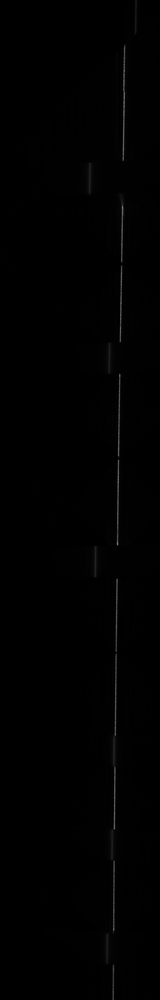
#> input picture data/daheng/frame_009809.tif, 160 x 1000 px, shrunk from 480 x 3000 before the run
$ python -i red_filter_preprocess_v3_reusable.py   (imports and definitions only)
#> lines starting #> are read from the running program, lines starting #| are printed output that depends on the picture; after the words box and inside, x2 and y2 are one past the last pixel; in counts of white or black regions, pixels touching at a corner belong together
from __future__ import annotations

from dataclasses import dataclass
from pathlib import Path
from typing import Optional

import cv2
import numpy as np


@dataclass(frozen=True)
class RedFilterPreprocessV3Config:
    """
    双分支 red-filter 预处理配置。

    分支A（red branch）:
    - 延续 v2 的红差分思路，用于抑制背景与反光噪声。

    分支B（ridge branch）:
    - 针对白色/浅色表面弱激光线进行局部亮度增强，避免只靠红差分导致的漏检。

    最终输出:
    - normalized_gray_raw: 两分支融合后的“保真输入”，建议用于亚像素定位。
    - normalized_gray: 在 raw 基础上做轻量噪声清理后的结果，建议用于候选掩膜。
    """

    # A) red branch
    red_mix_green: float = 0.05
    red_mix_blue: float = 0.05
    red_blur_kernel: int = 51
    red_use_top_hat: bool = True
    red_top_hat_kernel: int = 13
    red_top_hat_gain: float = 1.0
    red_base_gain: float = 0.7
    red_use_clahe: bool = False
    red_clahe_clip_limit: float = 2.5
    red_clahe_tile_grid_size: int = 8
    red_normalize_percentile_low: float = 0.3
    red_normalize_percentile_high: float = 99.8

    # B) ridge branch
    ridge_source_mode: str = "max_rg"  # {"r_only", "gray", "max_rg"}
    ridge_blur_kernel: int = 41
    ridge_use_top_hat: bool = True
    ridge_top_hat_kernel: int = 15
    ridge_top_hat_gain: float = 0.9
    ridge_local_window: int = 31
    ridge_local_gain: float = 1.1
    ridge_background_gain: float = 0.8
    ridge_base_gain: float = 0.4
    ridge_use_clahe: bool = False
    ridge_clahe_clip_limit: float = 2.0
    ridge_clahe_tile_grid_size: int = 8
    ridge_normalize_percentile_low: float = 0.2
    ridge_normalize_percentile_high: float = 99.8

    # C) fusion
    fusion_mode: str = "weighted_max"  # {"weighted_max", "blend"}
    fusion_red_weight: float = 1.0
    fusion_ridge_weight: float = 0.95
    fused_normalize_percentile_low: float = 0.2
    fused_normalize_percentile_high: float = 99.85

    # D) optional noise filter for normalized_gray
    use_noise_filter: bool = True
    noise_threshold: int = 20
    noise_min_area: int = 20
    noise_min_width: int = 12
    noise_min_aspect: float = 2.0
    noise_open_kernel: int = 3
    noise_median_kernel: int = 3

    # Seed preserve: protect bright/short true line fragments from being removed.
    preserve_seed_threshold: int = 34
    preserve_seed_min_area: int = 8
    preserve_seed_min_long_edge: int = 10


@dataclass(frozen=True)
class RedFilterPreprocessV3Result:
    undistorted_image: np.ndarray
    updated_camera_matrix: Optional[np.ndarray]

    red_difference: np.ndarray
    background_estimate: np.ndarray
    background_suppressed: np.ndarray
    contrast_enhanced: np.ndarray
    normalized_red_branch: np.ndarray

    ridge_source: np.ndarray
    ridge_background_estimate: np.ndarray
    ridge_background_suppressed: np.ndarray
    ridge_local_residual: np.ndarray
    ridge_contrast_enhanced: np.ndarray
    normalized_ridge_branch: np.ndarray

    normalized_gray_raw: np.ndarray
    normalized_gray: np.ndarray
    candidate_seed_mask: np.ndarray


def _ensure_odd(value: int) -> int:
    value = int(value)
    return value if value % 2 == 1 else value + 1


def _clip_u8(image: np.ndarray) -> np.ndarray:
    return np.clip(image, 0, 255).astype(np.uint8)


def _undistort_if_needed(
    image_bgr: np.ndarray,
    camera_matrix: Optional[np.ndarray],
    dist_coeffs: Optional[np.ndarray],
) -> tuple[np.ndarray, Optional[np.ndarray]]:
    if camera_matrix is None or dist_coeffs is None:
        return image_bgr.copy(), None

    h, w = image_bgr.shape[:2]
    new_camera_matrix, _ = cv2.getOptimalNewCameraMatrix(
        camera_matrix,
        dist_coeffs,
        (w, h),
        1,
        (w, h),
    )
    undistorted = cv2.undistort(
        image_bgr,
        camera_matrix,
        dist_coeffs,
        None,
        new_camera_matrix,
    )
    return undistorted, new_camera_matrix


def _compute_red_difference(image_bgr: np.ndarray, green_weight: float, blue_weight: float) -> np.ndarray:
    b_channel, g_channel, r_channel = cv2.split(image_bgr)
    red_difference = (
        r_channel.astype(np.float32)
        - float(green_weight) * g_channel.astype(np.float32)
        - float(blue_weight) * b_channel.astype(np.float32)
    )
    return _clip_u8(red_difference)


def _choose_ridge_source(image_bgr: np.ndarray, mode: str) -> np.ndarray:
    _, _, r_channel = cv2.split(image_bgr)
    gray = cv2.cvtColor(image_bgr, cv2.COLOR_BGR2GRAY)

    if mode == "r_only":
        return r_channel.copy()
    if mode == "gray":
        return gray
    if mode == "max_rg":
        return np.maximum(r_channel, gray)
    raise ValueError(f"Unsupported ridge_source_mode: {mode}")


def _suppress_background(image_gray: np.ndarray, blur_kernel: int) -> tuple[np.ndarray, np.ndarray]:
    blur_kernel = _ensure_odd(blur_kernel)
    background = cv2.GaussianBlur(image_gray, (blur_kernel, blur_kernel), 0)
    suppressed = cv2.subtract(image_gray, background)
    return background, suppressed


def _compute_local_residual(image_gray: np.ndarray, window: int) -> np.ndarray:
    window = _ensure_odd(window)
    local_mean = cv2.blur(image_gray.astype(np.float32), (window, window))
    residual = image_gray.astype(np.float32) - local_mean
    residual = np.maximum(residual, 0.0)
    return _clip_u8(residual)


def _apply_top_hat(image_gray: np.ndarray, kernel_size: int, base_gain: float, top_hat_gain: float) -> np.ndarray:
    kernel_size = _ensure_odd(kernel_size)
    kernel = cv2.getStructuringElement(cv2.MORPH_ELLIPSE, (kernel_size, kernel_size))
    top_hat = cv2.morphologyEx(image_gray, cv2.MORPH_TOPHAT, kernel)
    enhanced = (
        float(base_gain) * image_gray.astype(np.float32)
        + float(top_hat_gain) * top_hat.astype(np.float32)
    )
    return _clip_u8(enhanced)


def _apply_clahe(image_gray: np.ndarray, clip_limit: float, tile_grid_size: int) -> np.ndarray:
    grid = max(2, int(tile_grid_size))
    clahe = cv2.createCLAHE(clipLimit=float(clip_limit), tileGridSize=(grid, grid))
    return clahe.apply(image_gray)


def _normalize_percentile(image_gray: np.ndarray, low_percentile: float, high_percentile: float) -> np.ndarray:
    low = float(np.clip(low_percentile, 0.0, 100.0))
    high = float(np.clip(high_percentile, low + 1e-3, 100.0))
    low_value, high_value = np.percentile(image_gray, [low, high])
    if high_value <= low_value + 1e-6:
        return np.zeros_like(image_gray)
    normalized = (image_gray.astype(np.float32) - low_value) * (255.0 / (high_value - low_value))
    return _clip_u8(normalized)


def _build_candidate_seed_mask(
    normalized_red_branch: np.ndarray,
    normalized_ridge_branch: np.ndarray,
    threshold: int,
) -> np.ndarray:
    threshold = int(np.clip(threshold, 0, 255))
    seed_red = (normalized_red_branch >= threshold).astype(np.uint8) * 255
    seed_ridge = (normalized_ridge_branch >= threshold).astype(np.uint8) * 255
    return cv2.bitwise_or(seed_red, seed_ridge)


def _suppress_outlier_blobs_with_seed_preserve(
    image_gray: np.ndarray,
    seed_mask: np.ndarray,
    threshold: int,
    min_area: int,
    min_width: int,
    min_aspect: float,
    open_kernel: int,
    median_kernel: int,
    preserve_seed_min_area: int,
    preserve_seed_min_long_edge: int,
) -> np.ndarray:
    source = image_gray.copy()
    if int(median_kernel) > 1:
        source = cv2.medianBlur(source, _ensure_odd(median_kernel))

    threshold = int(np.clip(threshold, 0, 255))
    binary = (source >= threshold).astype(np.uint8) * 255
    binary = cv2.bitwise_or(binary, seed_mask.astype(np.uint8))

    if int(open_kernel) > 1:
        kernel_size = _ensure_odd(open_kernel)
        kernel = cv2.getStructuringElement(cv2.MORPH_ELLIPSE, (kernel_size, kernel_size))
        binary = cv2.morphologyEx(binary, cv2.MORPH_OPEN, kernel)

    num_labels, labels, stats, _ = cv2.connectedComponentsWithStats(binary, connectivity=8)
    keep = np.zeros_like(binary)

    for label in range(1, num_labels):
        area = int(stats[label, cv2.CC_STAT_AREA])
        width = int(stats[label, cv2.CC_STAT_WIDTH])
        height = int(stats[label, cv2.CC_STAT_HEIGHT])

        short_edge = max(1, min(width, height))
        long_edge = max(width, height)
        aspect = float(long_edge / short_edge)

        component_mask = (labels == label).astype(np.uint8) * 255
        seed_overlap = cv2.bitwise_and(component_mask, seed_mask)
        has_seed = np.count_nonzero(seed_overlap) > 0

        regular_ok = (area >= int(min_area)) and (
            width >= int(min_width) or aspect >= float(min_aspect)
        )
        seed_ok = has_seed and (
            area >= int(preserve_seed_min_area)
            and long_edge >= int(preserve_seed_min_long_edge)
        )

        if regular_ok or seed_ok:
            keep[labels == label] = 255

    filtered = np.zeros_like(source)
    filtered[keep > 0] = source[keep > 0]
    return filtered


def _run_red_branch(image_bgr: np.ndarray, config: RedFilterPreprocessV3Config):
    red_difference = _compute_red_difference(
        image_bgr,
        green_weight=config.red_mix_green,
        blue_weight=config.red_mix_blue,
    )
    background_estimate, background_suppressed = _suppress_background(
        red_difference,
        blur_kernel=config.red_blur_kernel,
    )

    contrast_enhanced = background_suppressed
    if config.red_use_top_hat:
        contrast_enhanced = _apply_top_hat(
            contrast_enhanced,
            kernel_size=config.red_top_hat_kernel,
            base_gain=config.red_base_gain,
            top_hat_gain=config.red_top_hat_gain,
        )
    if config.red_use_clahe:
        contrast_enhanced = _apply_clahe(
            contrast_enhanced,
            clip_limit=config.red_clahe_clip_limit,
            tile_grid_size=config.red_clahe_tile_grid_size,
        )

    normalized_red_branch = _normalize_percentile(
        contrast_enhanced,
        low_percentile=config.red_normalize_percentile_low,
        high_percentile=config.red_normalize_percentile_high,
    )
    return red_difference, background_estimate, background_suppressed, contrast_enhanced, normalized_red_branch


def _run_ridge_branch(image_bgr: np.ndarray, config: RedFilterPreprocessV3Config):
    ridge_source = _choose_ridge_source(image_bgr, config.ridge_source_mode)
    ridge_background_estimate, ridge_background_suppressed = _suppress_background(
        ridge_source,
        blur_kernel=config.ridge_blur_kernel,
    )
    ridge_local_residual = _compute_local_residual(
        ridge_source,
        window=config.ridge_local_window,
    )

    ridge_contrast = (
        float(config.ridge_base_gain) * ridge_source.astype(np.float32)
        + float(config.ridge_background_gain) * ridge_background_suppressed.astype(np.float32)
        + float(config.ridge_local_gain) * ridge_local_residual.astype(np.float32)
    )
    ridge_contrast_enhanced = _clip_u8(ridge_contrast)

    if config.ridge_use_top_hat:
        ridge_contrast_enhanced = _apply_top_hat(
            ridge_contrast_enhanced,
            kernel_size=config.ridge_top_hat_kernel,
            base_gain=1.0,
            top_hat_gain=config.ridge_top_hat_gain,
        )
    if config.ridge_use_clahe:
        ridge_contrast_enhanced = _apply_clahe(
            ridge_contrast_enhanced,
            clip_limit=config.ridge_clahe_clip_limit,
            tile_grid_size=config.ridge_clahe_tile_grid_size,
        )

    normalized_ridge_branch = _normalize_percentile(
        ridge_contrast_enhanced,
        low_percentile=config.ridge_normalize_percentile_low,
        high_percentile=config.ridge_normalize_percentile_high,
    )
    return (
        ridge_source,
        ridge_background_estimate,
        ridge_background_suppressed,
        ridge_local_residual,
        ridge_contrast_enhanced,
        normalized_ridge_branch,
    )


def _fuse_branches(
    normalized_red_branch: np.ndarray,
    normalized_ridge_branch: np.ndarray,
    config: RedFilterPreprocessV3Config,
) -> np.ndarray:
    red_f = normalized_red_branch.astype(np.float32) * float(config.fusion_red_weight)
    ridge_f = normalized_ridge_branch.astype(np.float32) * float(config.fusion_ridge_weight)

    if config.fusion_mode == "weighted_max":
        fused = np.maximum(red_f, ridge_f)
    elif config.fusion_mode == "blend":
        fused = 0.5 * (red_f + ridge_f)
    else:
        raise ValueError(f"Unsupported fusion_mode: {config.fusion_mode}")

    fused_u8 = _clip_u8(fused)
    return _normalize_percentile(
        fused_u8,
        low_percentile=config.fused_normalize_percentile_low,
        high_percentile=config.fused_normalize_percentile_high,
    )


def preprocess_red_filter_v3(
    image_bgr: np.ndarray,
    config: RedFilterPreprocessV3Config = RedFilterPreprocessV3Config(),
    camera_matrix: Optional[np.ndarray] = None,
    dist_coeffs: Optional[np.ndarray] = None,
) -> RedFilterPreprocessV3Result:
    """执行双分支预处理并返回中间结果。"""
    undistorted_image, updated_camera_matrix = _undistort_if_needed(
        image_bgr,
        camera_matrix,
        dist_coeffs,
    )

    (
        red_difference,
        background_estimate,
        background_suppressed,
        contrast_enhanced,
        normalized_red_branch,
    ) = _run_red_branch(undistorted_image, config)

    (
        ridge_source,
        ridge_background_estimate,
        ridge_background_suppressed,
        ridge_local_residual,
        ridge_contrast_enhanced,
        normalized_ridge_branch,
    ) = _run_ridge_branch(undistorted_image, config)

    normalized_gray_raw = _fuse_branches(
        normalized_red_branch=normalized_red_branch,
        normalized_ridge_branch=normalized_ridge_branch,
        config=config,
    )

    candidate_seed_mask = _build_candidate_seed_mask(
        normalized_red_branch=normalized_red_branch,
        normalized_ridge_branch=normalized_ridge_branch,
        threshold=config.preserve_seed_threshold,
    )

    normalized_gray = normalized_gray_raw.copy()
    if config.use_noise_filter:
        normalized_gray = _suppress_outlier_blobs_with_seed_preserve(
            image_gray=normalized_gray_raw,
            seed_mask=candidate_seed_mask,
            threshold=config.noise_threshold,
            min_area=config.noise_min_area,
            min_width=config.noise_min_width,
            min_aspect=config.noise_min_aspect,
            open_kernel=config.noise_open_kernel,
            median_kernel=config.noise_median_kernel,
            preserve_seed_min_area=config.preserve_seed_min_area,
            preserve_seed_min_long_edge=config.preserve_seed_min_long_edge,
        )

    return RedFilterPreprocessV3Result(
        undistorted_image=undistorted_image,
        updated_camera_matrix=updated_camera_matrix,
        red_difference=red_difference,
        background_estimate=background_estimate,
        background_suppressed=background_suppressed,
        contrast_enhanced=contrast_enhanced,
        normalized_red_branch=normalized_red_branch,
        ridge_source=ridge_source,
        ridge_background_estimate=ridge_background_estimate,
        ridge_background_suppressed=ridge_background_suppressed,
        ridge_local_residual=ridge_local_residual,
        ridge_contrast_enhanced=ridge_contrast_enhanced,
        normalized_ridge_branch=normalized_ridge_branch,
        normalized_gray_raw=normalized_gray_raw,
        normalized_gray=normalized_gray,
        candidate_seed_mask=candidate_seed_mask,
    )


def save_preprocess_red_filter_v3_debug_images(
    output_dir: str | Path,
    stem: str,
    result: RedFilterPreprocessV3Result,
) -> None:
    """保存 v3 的调试图像，命名与现有工程兼容。"""
    output_dir = Path(output_dir)
    output_dir.mkdir(parents=True, exist_ok=True)

    def _save(name: str, image: np.ndarray) -> None:
        cv2.imwrite(str(output_dir / f"{stem}_{name}.png"), image)

    _save("red_difference", result.red_difference)
    _save("background_suppressed", result.background_suppressed)
    _save("contrast_enhanced", result.contrast_enhanced)
    _save("normalized_raw", result.normalized_gray_raw)
    _save("normalized_filtered", result.normalized_gray)

    _save("normalized_red_branch", result.normalized_red_branch)
    _save("ridge_source", result.ridge_source)
    _save("ridge_background_suppressed", result.ridge_background_suppressed)
    _save("ridge_local_residual", result.ridge_local_residual)
    _save("ridge_contrast_enhanced", result.ridge_contrast_enhanced)
    _save("normalized_ridge_branch", result.normalized_ridge_branch)
    _save("candidate_seed_mask", result.candidate_seed_mask)

>>> import cv2
>>> picture = cv2.imread('../../../data/daheng/frame_009809.tif')
#> picture is the input picture: shape (1000, 160, 3); min 0, max 127, mean 1
>>> result = preprocess_red_filter_v3(picture)
#> in _suppress_background, `background = cv2.GaussianBlur(image_gray, (blur_kernel, blur_kernel), 0)`:
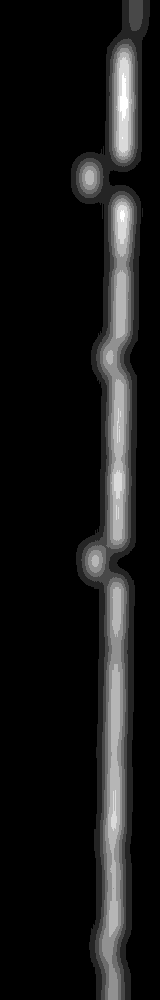
#> background: shape (1000, 160); min 0, max 7, mean 0.648; drawn with min black and max white
#> in _normalize_percentile, `low_value, high_value = np.percentile(image_gray, [low, high])`: low_value = 0; high_value = 108
#> call 2 of _suppress_background, with blur_kernel = 41
#> in _suppress_background (call 2), `background = cv2.GaussianBlur(image_gray, (blur_kernel, blur_kernel), 0)`:
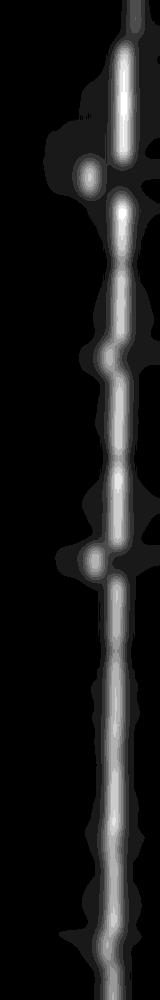
#> background: shape (1000, 160); min 0, max 10, mean 0.998; drawn with min black and max white
#> in _compute_local_residual, `local_mean = cv2.blur(image_gray.astype(np.float32), (window, window))`:
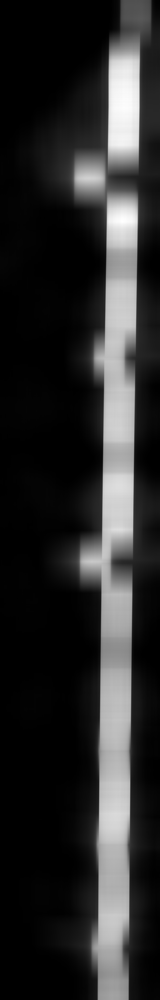
#> local_mean: shape (1000, 160) float32; min 0, max 6.02, mean 1.03; drawn with min black and max white
#> in _build_candidate_seed_mask, `seed_red = (normalized_red_branch >= threshold).astype(np.uint8) * 255`:
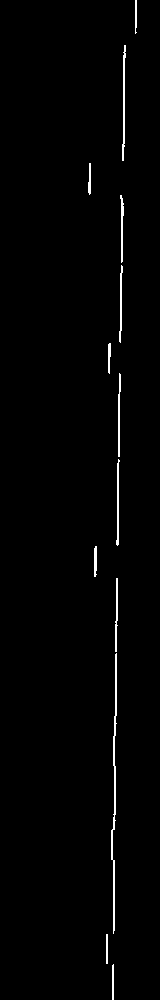
#> seed_red: shape (1000, 160); 1.3% white in thin lines or dots, all inside (x1, y1, x2, y2) = (88, 0, 137, 1000)
#> in _build_candidate_seed_mask, `seed_ridge = (normalized_ridge_branch >= threshold).astype(np.uint8) *..`:
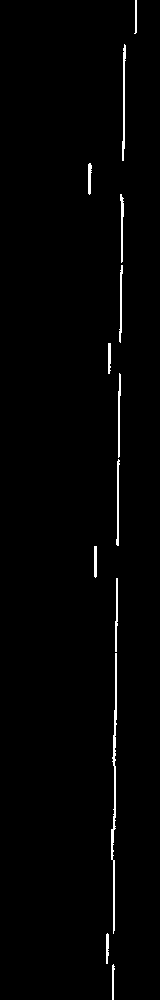
#> seed_ridge: shape (1000, 160); 1.4% white in thin lines or dots, all inside (x1, y1, x2, y2) = (88, 0, 137, 1000)
#> in _suppress_outlier_blobs_with_seed_preserve, `binary = cv2.morphologyEx(binary, cv2.MORPH_OPEN, kernel)`:
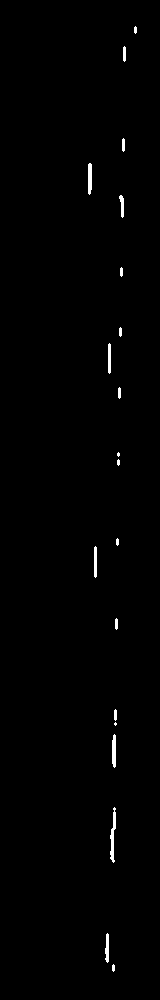
#> binary: shape (1000, 160); 0.68% white; 20 white regions (3 under 20 px), largest, box (x1, y1, x2, y2) and area: (110, 807, 116, 863) 172, (112, 734, 116, 768) 122, (88, 163, 92, 195) 119
#> in _suppress_outlier_blobs_with_seed_preserve, `num_labels, labels, stats, _ = cv2.connectedComponentsWithStats(binary..`: labels: shape (1000, 160) int32; 21 distinct labels, from 0 to 20
#> in _suppress_outlier_blobs_with_seed_preserve, `num_labels, labels, stats, _ = cv2.connectedComponentsWithStats(binary..`: num_labels = 21; stats = 21 rows, first 6: [0, 0, 160, 1000, 158913], [134, 26, 3, 8, 20], [123, 46, 3, 16, 44], [122, 138, 3, 14, 38], [88, 163, 4, 32, 119], [119, 195, 5, 23, 73]
#> the loop in _suppress_outlier_blobs_with_seed_preserve, `for label in range(1, num_labels):` made 20 passes
#> (area, width, height, short_edge, long_edge, aspect, regular_ok, seed_ok) on passes 1, 2, 3, 4, 5, 6, 7, 8, 9, 12, 13, 14: (20, 3, 8, 3, 8, 2.67, True, False), (44, 3, 16, 3, 16, 5.33, True, True), (38, 3, 14, 3, 14, 4.67, True, True), (119, 4, 32, 4, 32, 8, True, True), (73, 5, 23, 5, 23, 4.6, True, True), (26, 3, 10, 3, 10, 3.33, True, True), (26, 3, 10, 3, 10, 3.33, True, True), (89, 3, 31, 3, 31, 10.33, True, True), (32, 3, 12, 3, 12, 4, True, True), (20, 3, 8, 3, 8, 2.67, True, False), (92, 3, 32, 3, 32, 10.67, True, True), (32, 3, 12, 3, 12, 4, True, True)
#> pass 1, in _suppress_outlier_blobs_with_seed_preserve, `component_mask = (labels == label).astype(np.uint8) * 255`:
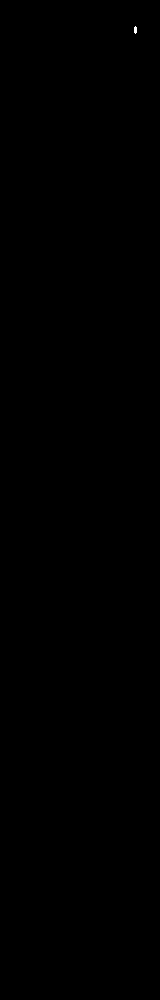
#> component_mask: shape (1000, 160); 0.01% white; 1 white region, box (x1, y1, x2, y2) and area: (134, 26, 137, 34) 20
#> after the loop in _suppress_outlier_blobs_with_seed_preserve, `for label in range(1, num_labels):`: component_mask: shape (1000, 160); 0.01% white; 1 white region, box (x1, y1, x2, y2) and area: (112, 964, 115, 972) 20
#> after the loop in _suppress_outlier_blobs_with_seed_preserve, `for label in range(1, num_labels):`: seed_overlap: shape (1000, 160); 0.01% white in thin lines or dots, all inside (x1, y1, x2, y2) = (112, 964, 115, 972)
